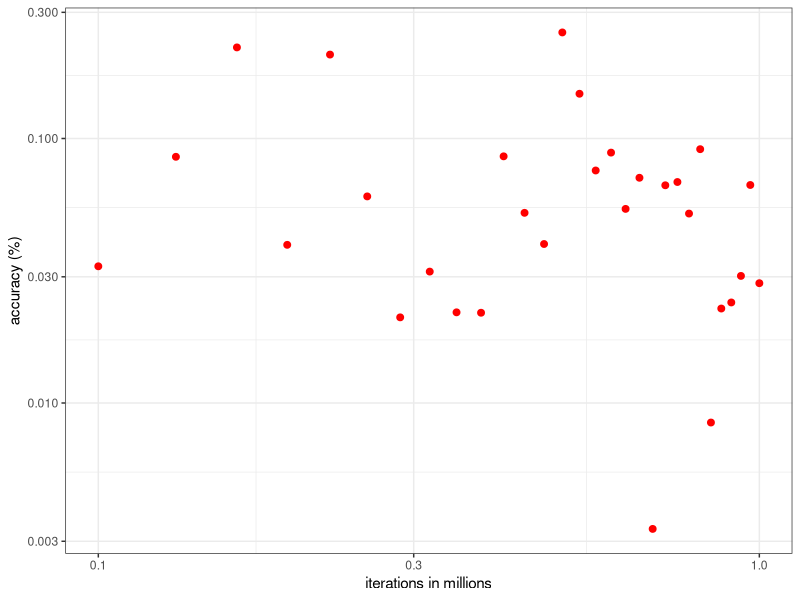
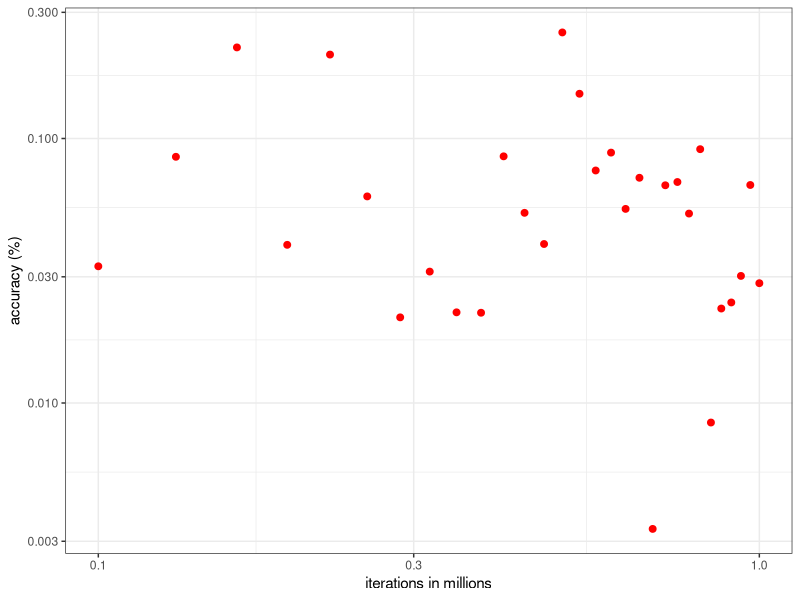

The R script that drew these images, in order:
######################################
# Monte Carlo method for computing Pi
# Adaption from earlier routine in C
#
# (c) 2019 Thomas Gredig
#
######################################

# number of iterations
NUM = 2e6

# computes pi with num.iterations
computePi <- function(num.iterations) {
  q.x = runif(num.iterations)
  q.y = runif(num.iterations)
  l = q.x*q.x+q.y*q.y
  n = length(which(l<=1))
  n/num.iterations*4
}

# determine time
system.time({
  result.pi = computePi(NUM)
})

r=data.frame()
for(i in seq(from = 1E5, to=1E6, length.out=30)) {
  result.pi = computePi(i)
  accuracy = (result.pi / pi - 1) * 100
  r = rbind(r, data.frame(i, pi = result.pi, accuracy))
}

library(ggplot2)
ggplot(r, aes(i/1e6, abs(accuracy))) + 
  geom_point(col='red', size=2) +
  scale_y_log10() + 
  scale_x_log10() + 
  theme_bw() + 
  xlab('iterations in millions') + 
  ylab('accuracy (%)')
ggsave('pi-accuracy.png', width=4,height=3, dpi=300)
